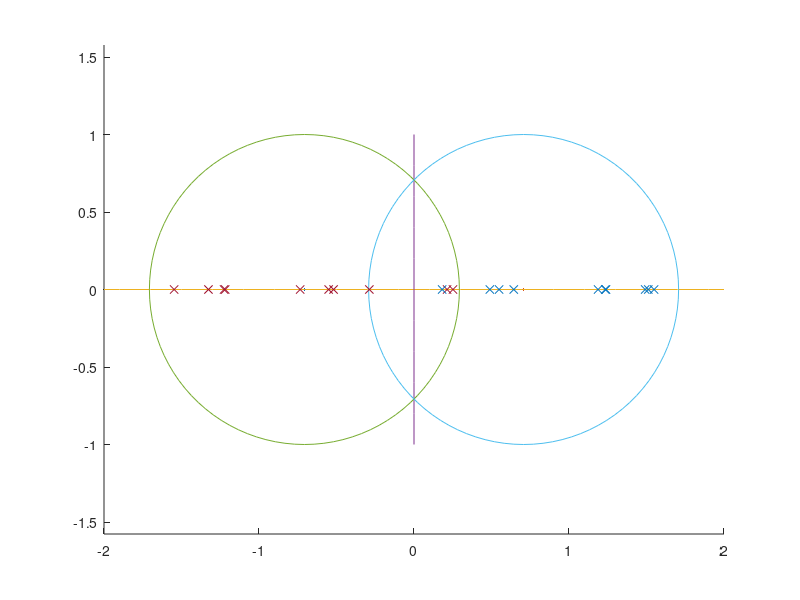

Source code (MATLAB): (Note: this script raises an error after producing the figure.)
clf
axis equal
hold on
c_ix = - sqrt(2)/2;
c_iy = 0;
c_jx = sqrt(2)/2;
c_jy = 0;
plot(c_ix,c_iy,'.');
hold on
plot(c_jx,c_jy,'.');
hold on
X = -2:0.1:2;
Y = 0 * ones(size(X));
plot(X, Y);
hold on
Y1 = -1:0.1:1;
X1 = 0 * ones(size(Y1));
plot(X1, Y1);
hold on

radius = 1;
th = 0:pi/50:2*pi;
xunit = radius * cos(th) + c_ix;
yunit = radius * sin(th) + c_iy;
h = plot(xunit, yunit);
hold on
th = 0:pi/50:2*pi;
xunit1 = radius * cos(th) + c_jx;
yunit1 = radius * sin(th) + c_jy;
h = plot(xunit1, yunit1);
hold on

a1 = c_ix-1;
b1 = c_ix+1;
r1 = (b1-a1)*rand(10,1) + a1;
r1_range = [min(r1) max(r1)];
r1 = [r1 zeros(10,1)];
plot(r1(:,1),r1(:,2),'x');
hold on

a2 = c_jx-1;
b2= c_jx+1;
r2 = (b2-a2)*rand(10,1) + a2;
r2_range = [min(r2) max(r2)];
r2 = [r2 zeros(10,1)];
plot(r2(:,1),r2(:,2),'x');
pause;
% generate 20 points in total
r = [r1;r2];

[A,b,c,Aeq,beq]= lin(r',2);
lb = zeros(1,420);
ub = ones(1,420);
rtn = linprog(c,A,b,Aeq,beq,lb,ub);
rtn
zpq = rtn(1:400,:);
zpq
zz = reshape(zpq,20,20);
zz = zz';
yp = rtn(401:420,:);
ctr = find(yp);
ctr
% two centers
c1 = r(ctr(1),:);
c2 = r(ctr(2),:);
cc = [c1;c2];
plot(cc(:,1),cc(:,2),'*'); 
pause;
hold on
%Highlight the two centers 
gp1 = zz(ctr(1),:);
g1 = find(gp1);
gg1 = r(g1,:);
plot(gg1(:,1),gg1(:,2),'o');
pause;
hold on
gp2 = zz(ctr(2),:);
g2 = find(gp2);
gg2 = r(g2,:);
plot(gg2(:,1),gg2(:,2),'o');
gp = [gp1;gp2]; 

%test the dual certificate
[A1,b1,c1,Aeq1,beq1,lb1,ub1]= lindual(r',2);
[rtn1,fval] = linprog(-c1,A1,b1,Aeq1,beq1,lb1,ub1);
rtn1(1:20)
fval
